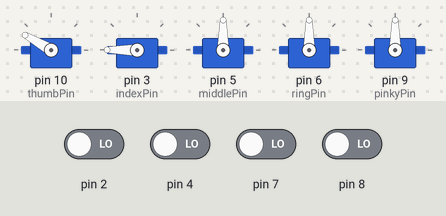
This sketch was run on a simulated Arduino Uno, built with avr-gcc and run on an emulated ATmega328P. Shown: 5 × servo. Inputs (shaded band) come from the test bench; at power-on: pin 2, pin 4, pin 7, pin 8 LOW. What the sketch prints to the serial monitor is not drawn.

Above: at 1.2 s.
1.3 s: pin 4 driven HIGH
At 1.9 s:
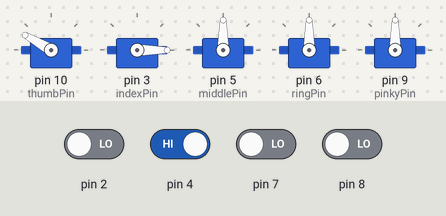
2.8 s: pin 7 driven HIGH
At 4.0 s:
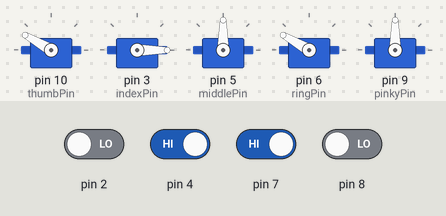
4.3 s: pin 4 driven LOW
At 5.4 s:
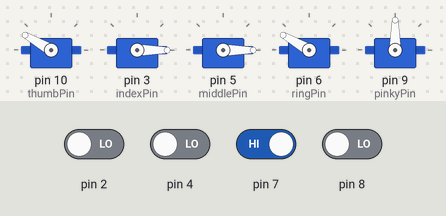
5.8 s: pin 2 driven HIGH
At 6.5 s:
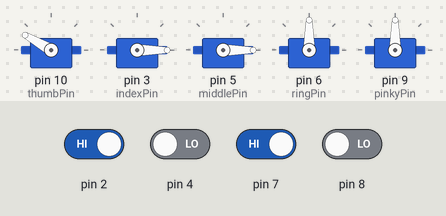
7.3 s: pin 7 driven LOW
At 7.7 s:
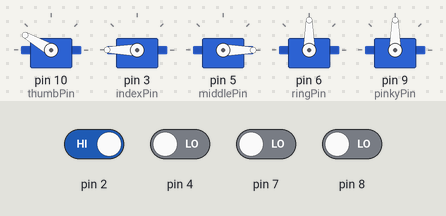
8.8 s: pin 2 driven LOW and pin 8 driven HIGH
At 10.0 s:
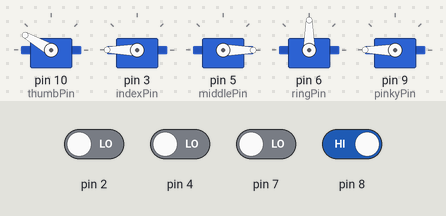
Timing chart, 0 to 11.3 s (numbered marks = the images above; inputs shaded):
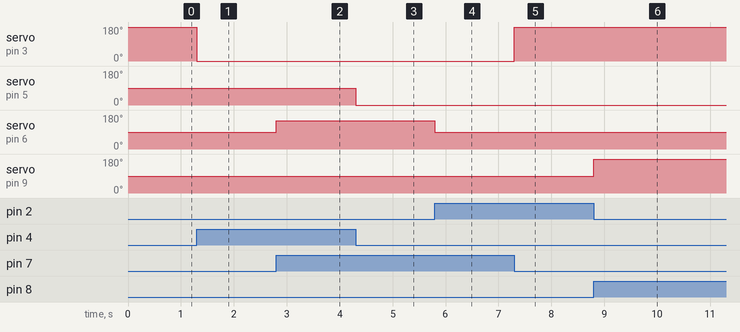

Measured:
- after the input at 1.3 s, servo on pin 3 (indexPin): 180° → 0° at once
- after the input at 2.8 s, servo on pin 6 (ringPin): 90° → 150° at once
- after the input at 4.3 s, servo on pin 5 (middlePin): 90° → 0° at once
- after the input at 5.8 s, servo on pin 6 (ringPin): 150° → 90° at once
- after the input at 7.3 s, servo on pin 3 (indexPin): 0° → 180° at once
- after the input at 8.8 s, servo on pin 9 (pinkyPin): 90° → 180° at once

The sketch:

handServo_2.0.ino
```cpp
#include <Servo.h>
int indexPin = 3;
int middlePin = 5;
int ringPin = 6;
int pinkyPin = 9;
int thumbPin = 10;

int ic = 0;
int io = 180;
int mo = 90;
int mc = 0;
int ro = 90;
int rc = 150;
int po = 90;
int pc = 180;
int to = 150;
int tc = 50;

Servo thumb, index, middle, ring, pinky;

int ci, cm, cr, cp, ct;

void setup() {
  Serial.begin(9600);
pinMode(2, INPUT);
pinMode(4, INPUT);
pinMode(7, INPUT);
pinMode(8, INPUT);
   thumb.attach(thumbPin);
   index.attach(indexPin);
   middle.attach(middlePin);
   ring.attach(ringPin);
   pinky.attach(pinkyPin);
   Serial.println("All Open");
   ci = io;
   cm = mo;
   cr = ro;
   cp = po;
   ct = to;


}


void loop(){

  bool b0 = digitalRead(2);
  bool b1 = digitalRead(4);
  bool b2 = digitalRead(7);
  bool b3 = digitalRead(8);
  int val = b0 + b1*2 + b2*4 + b3*8;

  if(val == 1) // Index Open
    ci = io;

  else if(val == 2) // Index Close
    ci = ic;

  else if(val == 3) // Middle Open
    cm = mo;

  else if(val == 4) // Middle Close
    cm = mc;

  else if(val == 5) // Ring Open
    cr = ro;

  else if(val == 6) // Ring Close
    cr = rc;

  else if(val == 7) // Pinky Open
    cp = po;

  else if(val == 8) // Pinky Close
    cp = pc;

  else if(val == 9) // Thumb Open
    ct = to;

  else if(val == 10) // Thumb Close
    ct = tc;

  else if(val == 11) // All Open
  {
    ci = io;
    cm = mo;
    cr = ro;
    cp = po;
    ct = to;
  }

  else if(val == 12) // All Close
  {
    ci = ic;
    cm = mc;
    cr = rc;
    cp = pc;
    ct = tc;
  }
// Execute all Positions

  index.write(ci);
  middle.write(cm);
  ring.write(cr);
  pinky.write(cp);
  thumb.write(ct);
}
```
